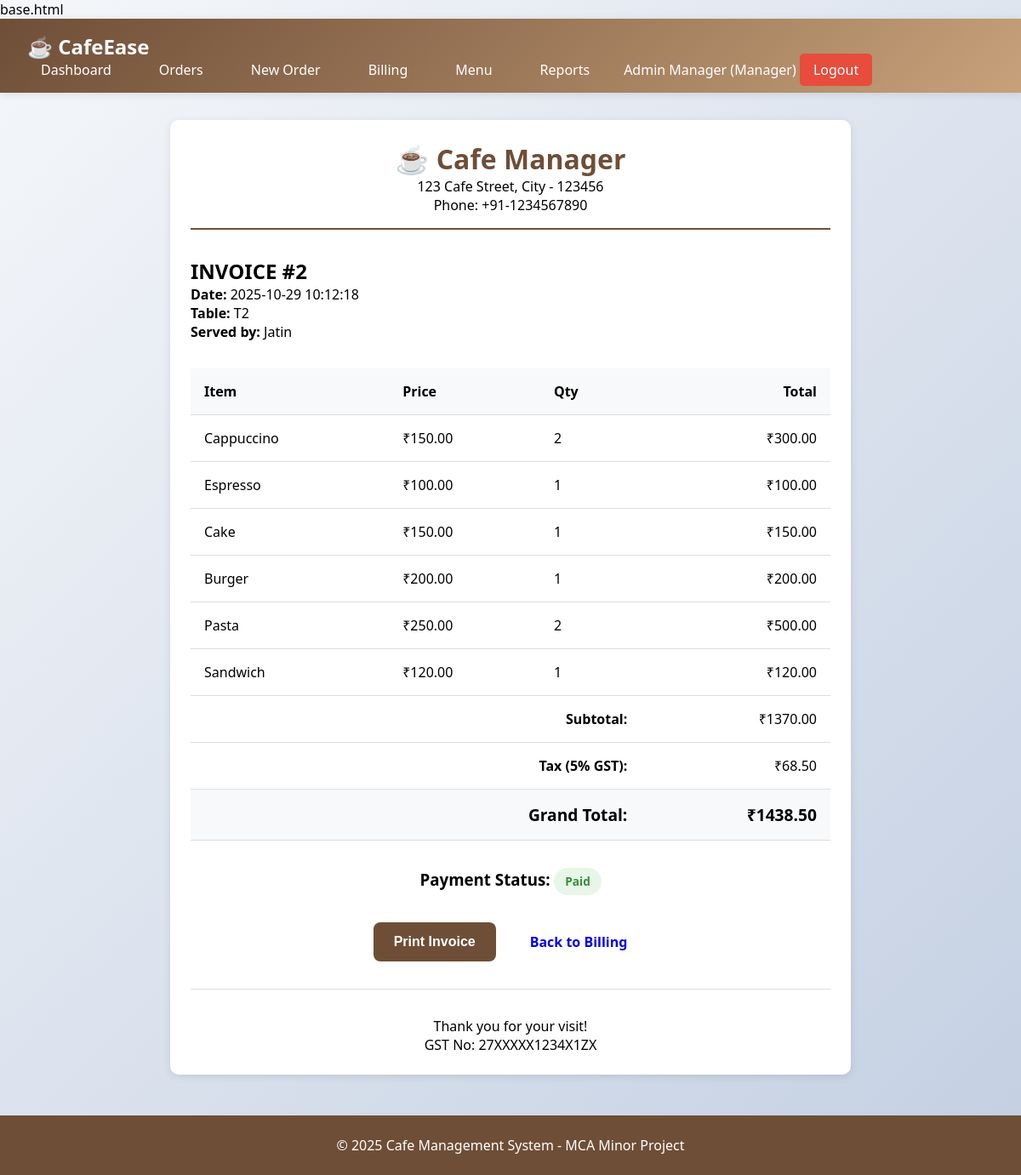
Screenshot of /billing/invoice/2 (signed in) with the database file from the repository.
### tables this page shows
CREATE TABLE invoices (
    id INTEGER PRIMARY KEY AUTOINCREMENT,
    order_id INTEGER NOT NULL UNIQUE,
    subtotal DECIMAL(10, 2) NOT NULL,
    tax DECIMAL(10, 2) DEFAULT 0,
    discount DECIMAL(10, 2) DEFAULT 0,
    total DECIMAL(10, 2) NOT NULL,
    payment_status VARCHAR(20) DEFAULT 'Pending' CHECK(payment_status IN ('Pending', 'Paid', 'Failed')),
    paid_at TIMESTAMP,
    created_at TIMESTAMP DEFAULT CURRENT_TIMESTAMP,
    FOREIGN KEY (order_id) REFERENCES orders(id) ON DELETE CASCADE
);

CREATE TABLE orders (
    id INTEGER PRIMARY KEY AUTOINCREMENT,
    table_no VARCHAR(10) NOT NULL,
    status VARCHAR(20) DEFAULT 'Placed' CHECK(status IN ('Placed', 'Preparing', 'Completed', 'Cancelled')),
    total_amount DECIMAL(10, 2) DEFAULT 0,
    waiter_id INTEGER NOT NULL,
    created_at TIMESTAMP DEFAULT CURRENT_TIMESTAMP,
    FOREIGN KEY (waiter_id) REFERENCES users(id)
);

CREATE TABLE users (
    id INTEGER PRIMARY KEY AUTOINCREMENT,
    name VARCHAR(100) NOT NULL,
    email VARCHAR(100) UNIQUE NOT NULL,
    password VARCHAR(255) NOT NULL,
    role VARCHAR(20) NOT NULL CHECK(role IN ('Manager', 'Cashier', 'Waiter')),
    created_at TIMESTAMP DEFAULT CURRENT_TIMESTAMP
);

CREATE TABLE order_items (
    id INTEGER PRIMARY KEY AUTOINCREMENT,
    order_id INTEGER NOT NULL,
    item_id INTEGER NOT NULL,
    quantity INTEGER NOT NULL,
    price_each DECIMAL(10, 2) NOT NULL,
    line_total DECIMAL(10, 2) NOT NULL,
    FOREIGN KEY (order_id) REFERENCES orders(id) ON DELETE CASCADE,
    FOREIGN KEY (item_id) REFERENCES menu_items(id)
);

CREATE TABLE menu_items (
    id INTEGER PRIMARY KEY AUTOINCREMENT,
    name VARCHAR(150) NOT NULL,
    description TEXT,
    price DECIMAL(10, 2) NOT NULL,
    category VARCHAR(50) NOT NULL,
    stock_quantity INTEGER DEFAULT 0,
    is_available BOOLEAN DEFAULT 1,
    created_at TIMESTAMP DEFAULT CURRENT_TIMESTAMP
);

### app.py (the view)
@app.route('/billing/invoice/<int:invoice_id>')
@login_required
def view_invoice(invoice_id):
    conn = get_db_connection()
    invoice = conn.execute('''
        SELECT i.*, o.table_no, o.created_at as order_date, u.name as waiter_name
        FROM invoices i
        JOIN orders o ON i.order_id = o.id
        JOIN users u ON o.waiter_id = u.id
        WHERE i.id = ?
    ''', (invoice_id,)).fetchone()
    order_items = conn.execute('''
        SELECT oi.*, mi.name as item_name
        FROM order_items oi
        JOIN menu_items mi ON oi.item_id = mi.id
        WHERE oi.order_id = ?
    ''', (invoice['order_id'],)).fetchall()
    conn.close()
    return render_template('invoice.html', invoice=invoice, order_items=order_items)

### app.py (called while the page is built)
def get_db_connection():
    conn = sqlite3.connect(DATABASE)
    conn.row_factory = sqlite3.Row
    return conn

def login_required(f):
    @wraps(f)
    def decorated_function(*args, **kwargs):
        if 'user_id' not in session:
            flash('Please login first!', 'error')
            return redirect(url_for('login'))
        return f(*args, **kwargs)
    return decorated_function

### templates/invoice.html (shortened to what this page needs)
{% extends "base.html" %}
{% block content %}
<div class="card" style="max-width: 800px; margin: 0 auto;">
    <div style="text-align: center; padding-bottom: 1rem; border-bottom: 2px solid #6F4E37;">
        <h1 style="color: #6F4E37;">☕ Cafe Manager</h1>
        <p>123 Cafe Street, City - 123456</p>
        <p>Phone: +91-1234567890</p>
    </div>
    <div style="margin: 2rem 0;">
        <h2>INVOICE #{{ invoice.id }}</h2>
        <p><strong>Date:</strong> {{ invoice.created_at }}</p>
        <p><strong>Table:</strong> {{ invoice.table_no }}</p>
        <p><strong>Served by:</strong> {{ invoice.waiter_name }}</p>
    </div>
    <table class="table">
        <thead>
            <tr>
                <th>Item</th>
                <th>Price</th>
                <th>Qty</th>
                <th style="text-align: right;">Total</th>
            </tr>
        </thead>
        <tbody>
            {% for item in order_items %}
            <tr>
                <td>{{ item.item_name }}</td>
                <td>₹{{ "%.2f"|format(item.price_each) }}</td>
                <td>{{ item.quantity }}</td>
                <td style="text-align: right;">₹{{ "%.2f"|format(item.line_total) }}</td>
            </tr>
            {% endfor %}
        </tbody>
        <tfoot>
            <tr>
                <td colspan="3" style="text-align: right;"><strong>Subtotal:</strong></td>
                <td style="text-align: right;">₹{{ "%.2f"|format(invoice.subtotal) }}</td>
            </tr>
            <tr>
                <td colspan="3" style="text-align: right;"><strong>Tax (5% GST):</strong></td>
                <td style="text-align: right;">₹{{ "%.2f"|format(invoice.tax) }}</td>
            </tr>
            <tr style="font-size: 1.2rem; background: #f8f9fa;">
                <td colspan="3" style="text-align: right;"><strong>Grand Total:</strong></td>
                <td style="text-align: right;"><strong>₹{{ "%.2f"|format(invoice.total) }}</strong></td>
            </tr>
        </tfoot>
    </table>
    <div style="margin: 2rem 0; text-align: center;">
        <h3>Payment Status: <span class="badge badge-{{ invoice.payment_status.lower() }}">{{ invoice.payment_status }}</span></h3>
    </div>
    <div style="display: flex; gap: 1rem; justify-content: center; margin-top: 2rem;">
        <button onclick="window.print()" class="btn btn-primary">Print Invoice</button>
        <a href="{{ url_for('billing') }}" class="btn btn-secondary">Back to Billing</a>
    </div>
    <div style="text-align: center; margin-top: 2rem; padding-top: 2rem; border-top: 1px solid #ddd;">
        <p>Thank you for your visit!</p>
        <p>GST No: 27XXXXX1234X1ZX</p>
    </div>
</div>
{% endblock %}

### templates/base.html (style rules this page uses)
* { margin: 0; padding: 0; box-sizing: border-box; }
body { font-family: 'Segoe UI', Tahoma, Geneva, Verdana, sans-serif; background: linear-gradient(135deg, #f5f7fa 0%, #c3cfe2 100%); min-height: 100vh; }
.card { background: white; border-radius: 10px; padding: 1.5rem; margin-bottom: 2rem; box-shadow: 0 2px 10px rgba(0,0,0,0.1); }
.btn { padding: 0.75rem 1.5rem; border: none; border-radius: 8px; font-size: 1rem; cursor: pointer; text-decoration: none; display: inline-block; transition: all 0.3s; font-weight: 600; }
.btn-primary { background: #6F4E37; color: white; }
.table { width: 100%; border-collapse: collapse; }
.table thead { background: #f8f9fa; }
.table th, .table td { padding: 1rem; text-align: left; border-bottom: 1px solid #ddd; }
.badge { padding: 0.4rem 0.8rem; border-radius: 20px; font-size: 0.85rem; font-weight: 600; display: inline-block; }
.badge-paid { background: #e8f5e9; color: #388e3c; }

### rows the page displays
invoices: id "2", created_at "2025-10-29 10:12:18", subtotal "1370.00", tax "68.50", total "1438.50", payment_status "Paid"
orders: table_no "T2"
users: waiter_name "Jatin"
order_items: item_name "Cappuccino", price_each "150.00", quantity "2", line_total "300.00"
order_items: item_name "Espresso", price_each "100.00", quantity "1", line_total "100.00"
order_items: item_name "Cake", price_each "150.00", quantity "1", line_total "150.00"
order_items: item_name "Burger", price_each "200.00", quantity "1", line_total "200.00"
order_items: item_name "Pasta", price_each "250.00", quantity "2", line_total "500.00"
order_items: item_name "Sandwich", price_each "120.00", quantity "1", line_total "120.00"

### other values shown
{{ session.user_name }} "Admin Manager"
{{ session.role }} "Manager"
